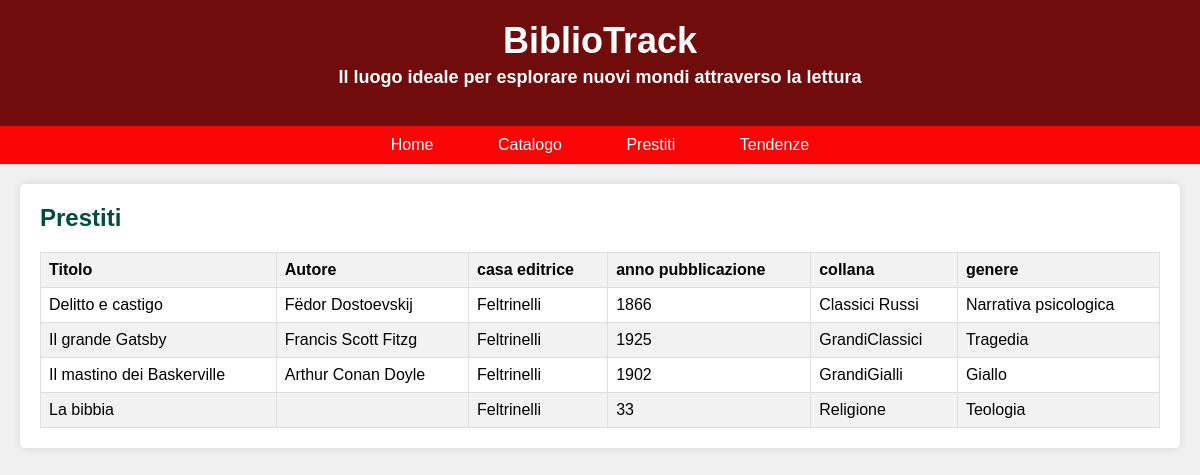
Page /catalogo.php on the earlier database version.
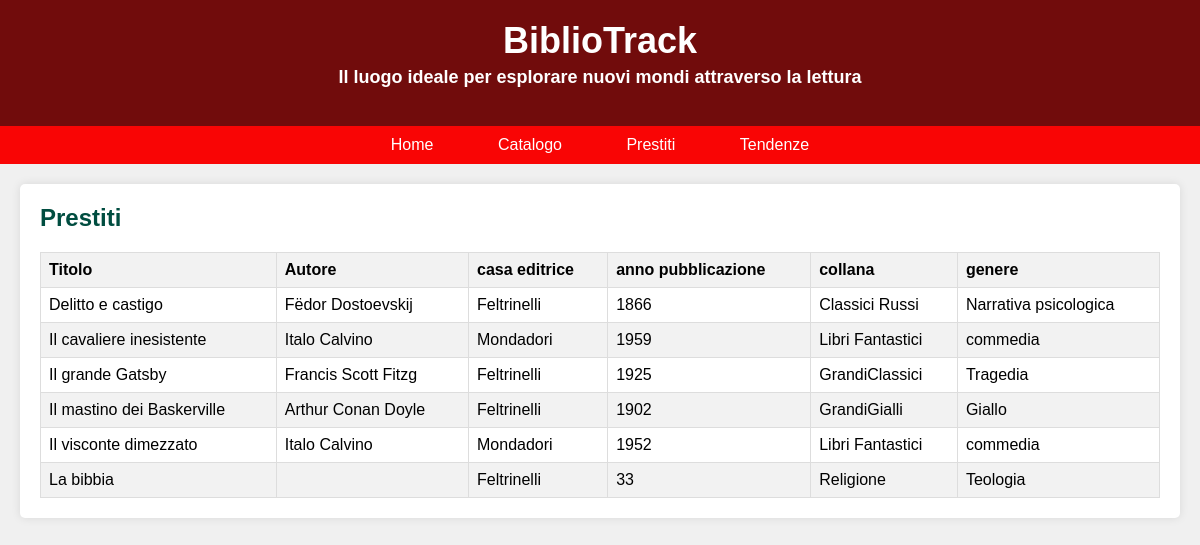
Same page on the later database version.
### tables this page shows
CREATE TABLE `libri` (
  `PK_Id_libro` int(11) NOT NULL,
  `Titolo` varchar(100) NOT NULL,
  `Autore` varchar(50) NOT NULL,
  `Casa_editrice` varchar(50) NOT NULL,
  `Anno_pubblicazione` int(255) DEFAULT NULL,
  `Collana` varchar(50) DEFAULT NULL,
  `Genere` varchar(50) DEFAULT NULL
);

### catalogo.php (the view, shortened to what this page needs)
<!DOCTYPE html>
<html lang="it">
<head>
</head>
<body>
    <header>
        <h1>BiblioTrack</h1>
        <h3>Il luogo ideale per esplorare nuovi mondi attraverso la lettura</h3>
    </header>
    <nav>
        <a href="index.html">Home</a>
        <a href="catalogo.php">Catalogo</a>
        <a href="prestiti.html">Prestiti</a>
        <a href="tendenze.html">Tendenze</a>
    </nav>
    <div class="container">
        <div class="catalog-section">
            <h2>Prestiti</h2>
            <table>
                <thead>
                    <tr>
                        <th>Titolo</th>
                        <th>Autore</th>
                        <th>casa editrice</th>
                        <th>anno pubblicazione</th>
                        <th>collana</th>
                        <th>genere</th>
                    </tr>
                </thead>
                <tbody>
                    <?php
                    $servername = "localhost";
                    $username = "root";
                    $password = "Ruozzi1234";
                    $dbname = "bibliotrack";
                    $conn = new mysqli($servername, $username, $password, $dbname);
                    $sql = "SELECT * FROM libri order by Titolo";
                    $result = $conn->query($sql);
                    if ($result->num_rows > 0) {
                        while($row = $result->fetch_assoc()) {
                            echo "<tr><td>".$row["Titolo"]."</td><td>".$row["Autore"]."</td><td>".$row["Casa_editrice"]."</td><td>".$row["Anno_pubblicazione"]."</td><td>".$row["Collana"]."</td><td>".$row["Genere"]."</td></tr>";
                        }
                    } else {
                        echo "<tr><td colspan='5'>Nessun prestito trovato</td></tr>";
                    }
                    ?>
                </tbody>
            </table>
        </div>
    </div>
</body>
</html>

### catalogo.php (style rules this page uses)
body { font-family: Arial, sans-serif; margin: 0; padding: 0; background-color: #f0f0f0; }
header { background-color: #710c0c; color: #fff; padding: 20px 0; text-align: center; }
header h1 { margin: 0; font-size: 36px; }
header h3 { margin-top: 5px; font-size: 18px; }
nav { background-color: #f90505; padding: 10px 0; text-align: center; }
nav a { color: #fff; text-decoration: none; padding: 10px 20px; margin: 0 10px; border-radius: 5px; transition: background-color 0.3s; }
.container { max-width: 1200px; margin: 20px auto; padding: 0 20px; }
.catalog-section { background-color: #fff; padding: 20px; border-radius: 5px; box-shadow: 0 0 10px rgba(0,0,0,0.1); }
.catalog-section h2 { margin-top: 0; color: #004d40; }
table { width: 100%; border-collapse: collapse; }
th, td { border: 1px solid #ddd; padding: 8px; text-align: left; }
th { background-color: #f2f2f2; }
tr:nth-child(even) { background-color: #f2f2f2; }

Differences in the rows shown:
added libri: Titolo "Il cavaliere inesistente", Autore "Italo Calvino", Casa_editrice "Mondadori", Anno_pubblicazione "1959", Collana "Libri Fantastici", Genere "commedia"
added libri: Titolo "Il visconte dimezzato", Autore "Italo Calvino", Casa_editrice "Mondadori", Anno_pubblicazione "1952", Collana "Libri Fantastici", Genere "commedia"
